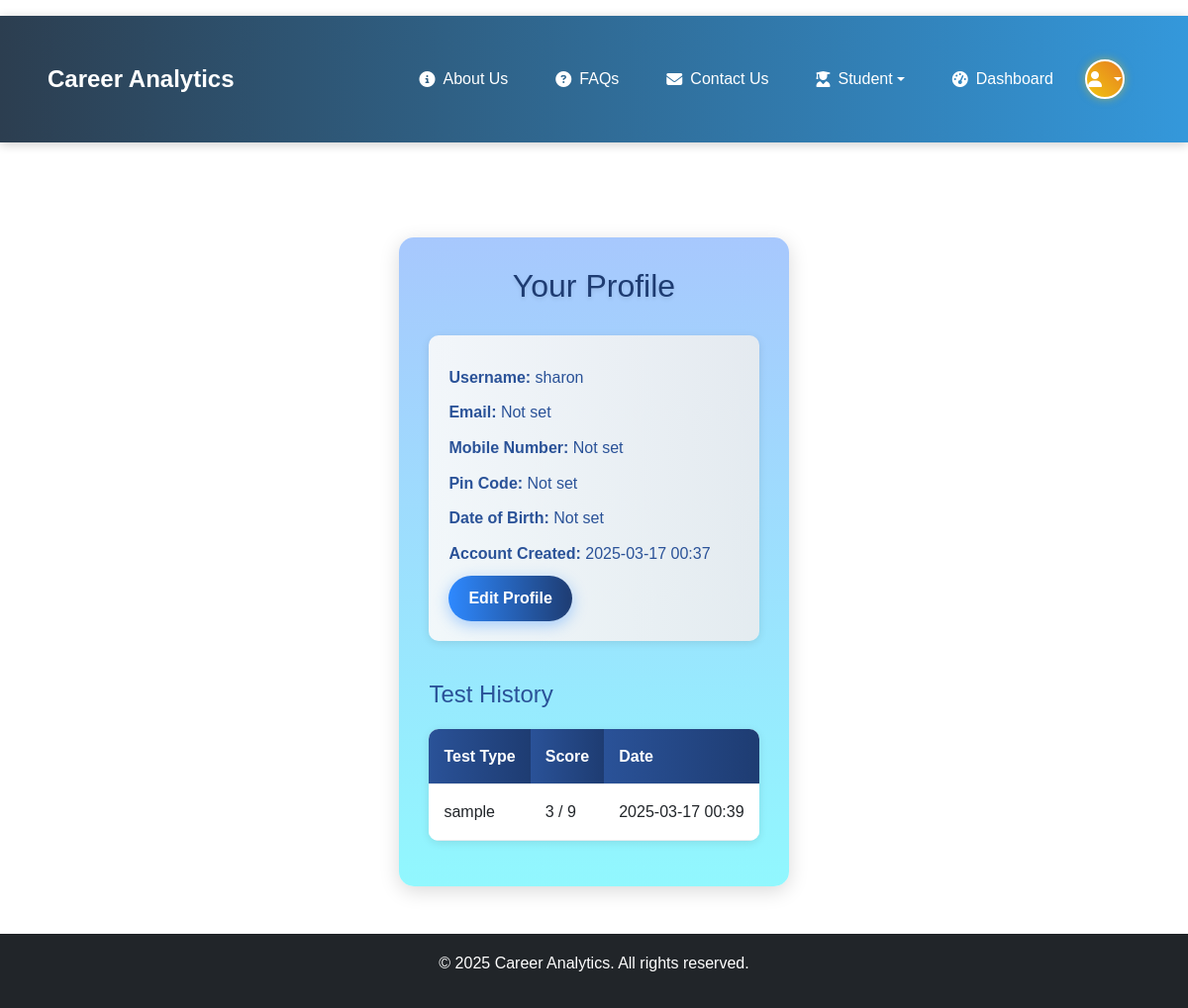
/profile (signed in), run on an earlier commit of the app's database.
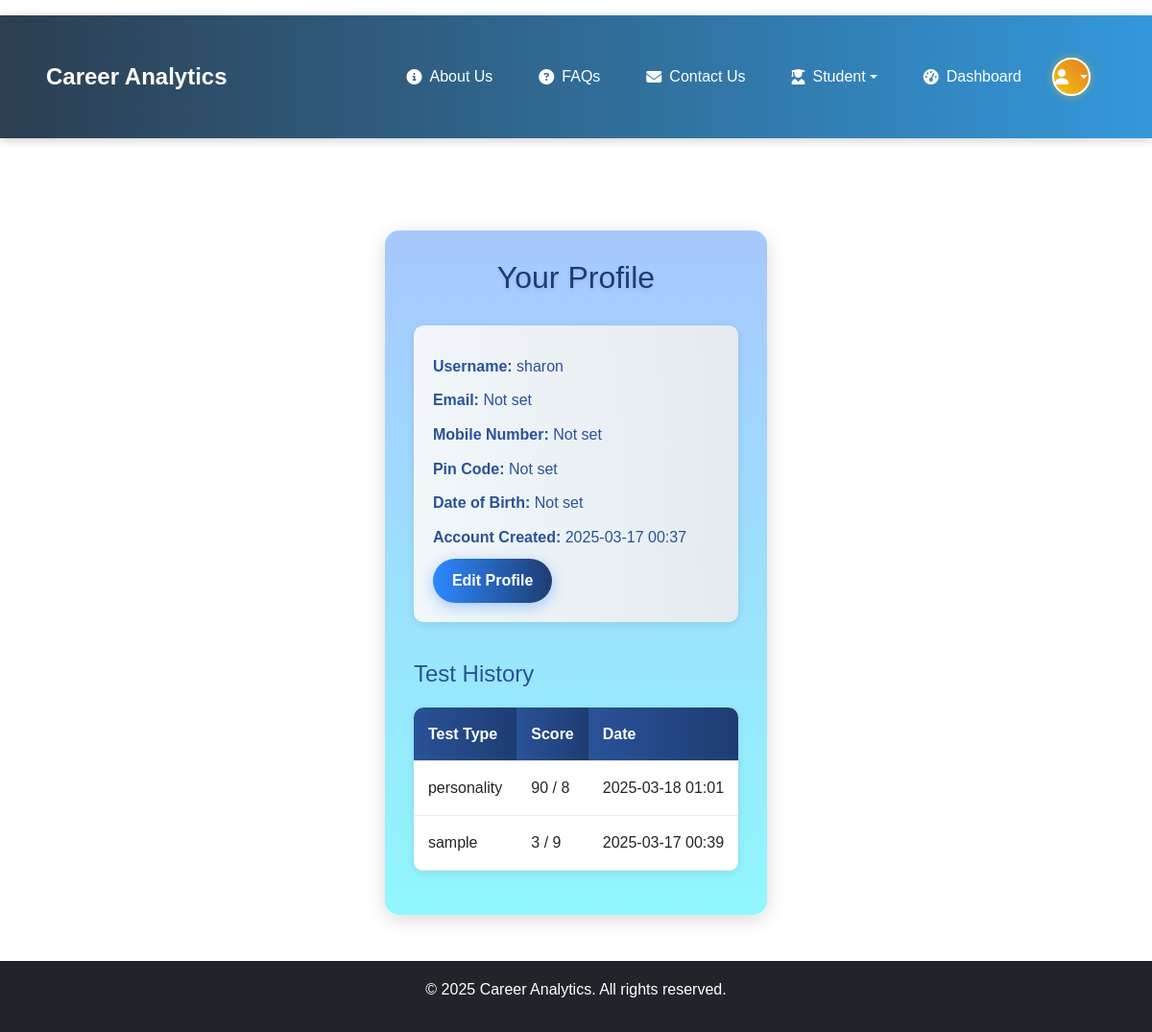
And on a later commit of the database.
### app.py (models this page shows)
class TestResult(db.Model):
    id = db.Column(db.Integer, primary_key=True)
    user_id = db.Column(db.Integer, db.ForeignKey('user.id'), nullable=True)
    test_type = db.Column(db.String(50), nullable=False)
    score = db.Column(db.Integer, nullable=False)
    time_spent = db.Column(db.Integer, nullable=True)
    completed_at = db.Column(db.DateTime, default=datetime.utcnow)

### app.py (the view)
@app.route('/profile')
@login_required
def profile():
    test_history = TestResult.query.filter_by(user_id=current_user.id).order_by(TestResult.completed_at.desc()).all()
    return render_template('profile.html', user=current_user, test_history=test_history)

### app.py (called while the page is built)
@login_manager.user_loader
def load_user(user_id):
    return db.session.get(User, int(user_id))

### templates/profile.html (shortened to what this page needs)
{% extends "base.html" %}
{% block content %}
    <div class="profile-container">
        <h1>Your Profile</h1>
        <div class="profile-info">
            <p><strong>Username:</strong> {{ user.username }}</p>
            <p><strong>Email:</strong> {{ user.email or 'Not set' }}</p>
            <p><strong>Mobile Number:</strong> {{ user.mobile_number or 'Not set' }}</p>
            <p><strong>Pin Code:</strong> {{ user.pin_code or 'Not set' }}</p>
            <p><strong>Date of Birth:</strong> {{ user.dob.strftime('%Y-%m-%d') if user.dob else 'Not set' }}</p>
            <p><strong>Account Created:</strong> {{ user.created_at.strftime('%Y-%m-%d %H:%M') }}</p>
            <a href="{{ url_for('profile_edit') }}" class="btn-edit">Edit Profile</a>
        </div>
        {% if test_history %}
            <div class="test-history">
                <h3>Test History</h3>
                <table class="table">
                    <thead>
                        <tr>
                            <th>Test Type</th>
                            <th>Score</th>
                            <th>Date</th>
                        </tr>
                    </thead>
                    <tbody>
                        {% for test in test_history %}
                            <tr>
                                <td>{{ test.test_type }}</td>
                                <td>{{ test.score }} / {{ 9 if test.test_type == 'sample' else 8 }}</td>
                                <td>{{ test.completed_at.strftime('%Y-%m-%d %H:%M') }}</td>
                            </tr>
                        {% endfor %}
                    </tbody>
                </table>
            </div>
        {% endif %}
    </div>
{% endblock %}

What changed in the data, as far as the page shows it:
added TestResult: test_type "personality", score "90", test_type "8", completed_at "2025-03-18 01:01"
